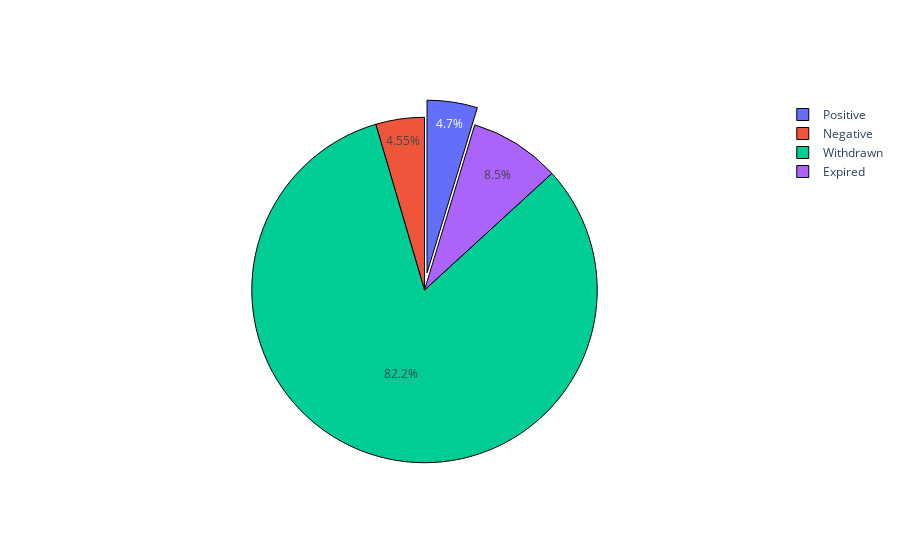

Notebook code cell kept with this figure:
### Markdown cell above
### 3.1 Outcome of EMA applications which are not in the EC registry

### Code cell
# Group data based on outcome
assert np.array_equal(outer_ema_data['Status of orphan designation'].unique(), np.array(['Withdrawn', 'Negative', 'Positive', 'Expired']))
mask = outer_ema_data['Status of orphan designation'] == 'Positive'
positive = outer_ema_data[mask]
mask = outer_ema_data['Status of orphan designation'] == 'Withdrawn'
withdrawn = outer_ema_data[mask]
mask = outer_ema_data['Status of orphan designation'] == 'Negative'
negative = outer_ema_data[mask]
mask = outer_ema_data['Status of orphan designation'] == 'Expired'
expired = outer_ema_data[mask]

# Create figure
fig = go.Figure()
colours = plotly.colors.qualitative.Plotly

fig.add_trace(go.Pie(
    labels=['Positive', 'Negative', 'Withdrawn', 'Expired'],
    values=[len(positive), len(negative), len(withdrawn), len(expired)],
    pull=[0.1, 0, 0],
    sort=False,
    marker=dict(
        colors=colours[:4], 
        line=dict(color='#000000', width=1))))
fig.show()

### Figure 1 — Plotly figure (JSON) as saved in the notebook; plotly's stock layout.template omitted (floating-point values rounded to 4 significant figures)
{"data": [{"labels": ["Positive", "Negative", "Withdrawn", "Expired"], "marker": {"colors": ["#636EFA", "#EF553B", "#00CC96", "#AB63FA"], "line": {"color": "#000000", "width": 1}}, "pull": [0.1, 0, 0], "sort": false, "type": "pie", "values": [31, 30, 542, 56]}], "layout": {}}
